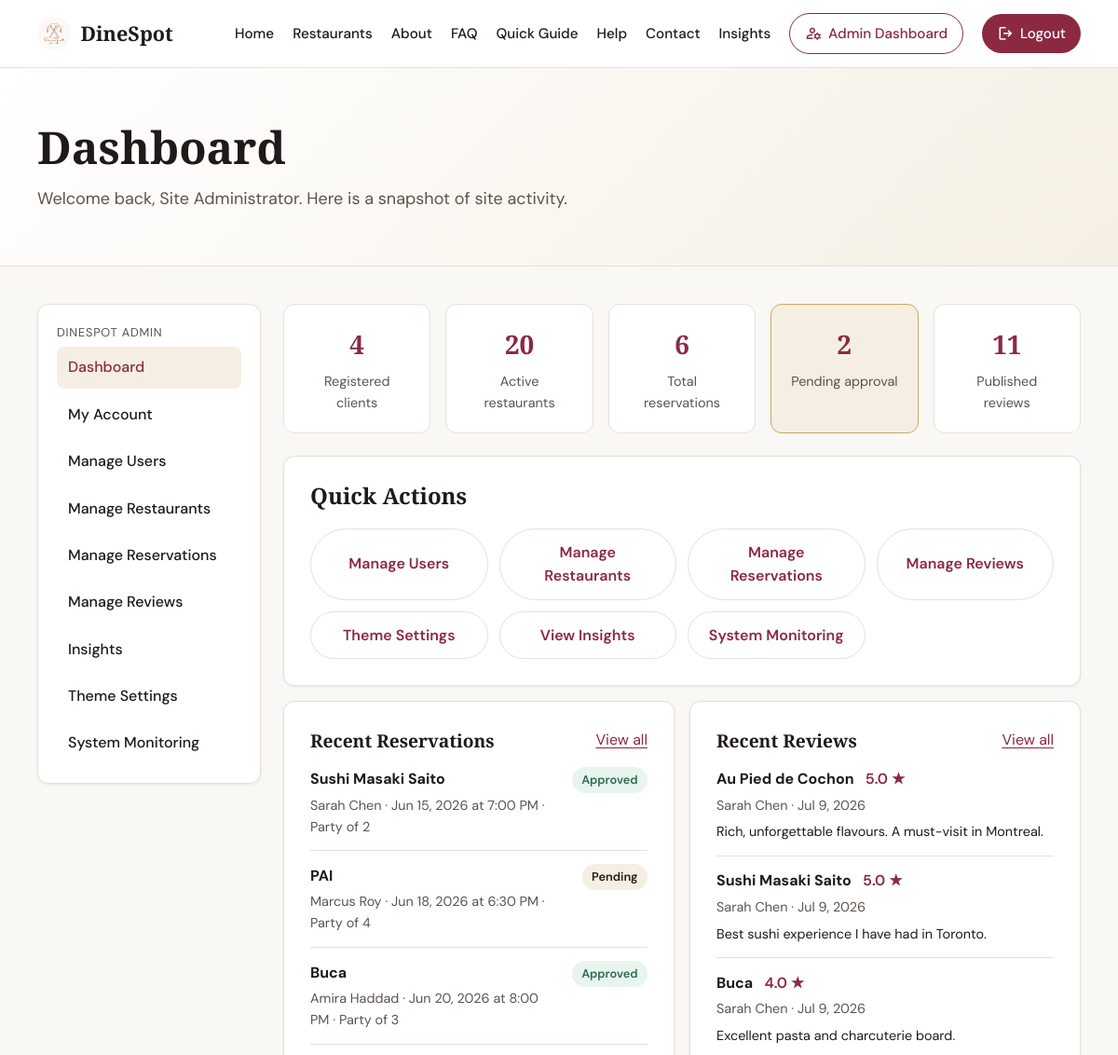
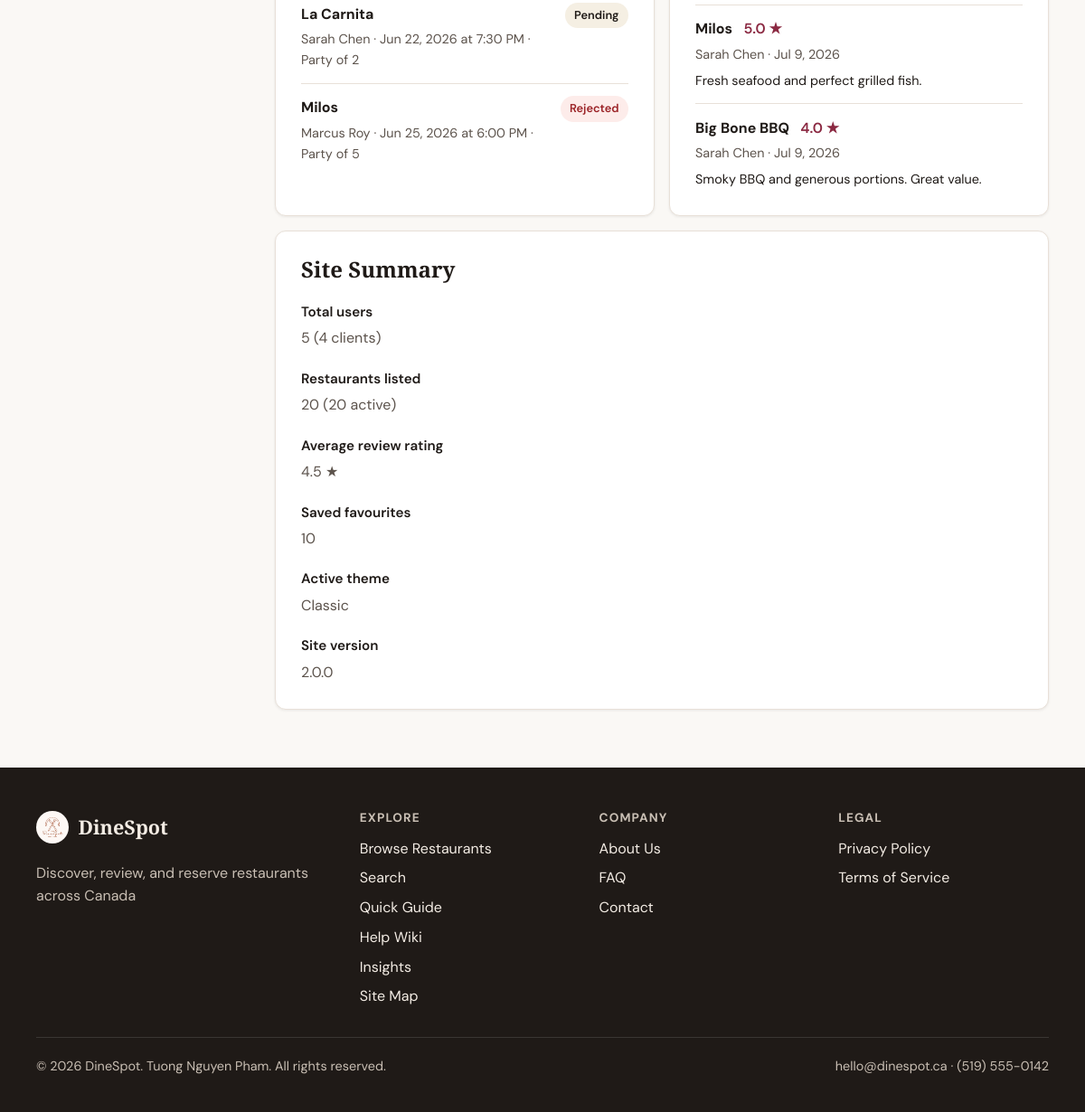
Page /admin/dashboard.php (signed in) on the committed database (2 pictures, top to bottom).
### tables this page shows
CREATE TABLE users (
    id INT AUTO_INCREMENT PRIMARY KEY,
    email VARCHAR(255) NOT NULL UNIQUE,
    password_hash VARCHAR(255) NOT NULL,
    full_name VARCHAR(120) NOT NULL,
    role ENUM('client', 'admin') NOT NULL DEFAULT 'client',
    status ENUM('active', 'suspended') NOT NULL DEFAULT 'active',
    phone VARCHAR(30) NULL,
    created_at TIMESTAMP NOT NULL DEFAULT CURRENT_TIMESTAMP
);

CREATE TABLE reservations (
    id INT AUTO_INCREMENT PRIMARY KEY,
    restaurant_id INT NOT NULL,
    user_id INT NOT NULL,
    reservation_date DATE NOT NULL,
    reservation_time TIME NOT NULL,
    party_size TINYINT NOT NULL,
    status ENUM('pending', 'approved', 'rejected', 'cancelled', 'completed') NOT NULL DEFAULT 'pending',
    notes TEXT NULL,
    created_at TIMESTAMP NOT NULL DEFAULT CURRENT_TIMESTAMP,
    CONSTRAINT fk_reservations_restaurant FOREIGN KEY (restaurant_id) REFERENCES restaurants(id) ON DELETE CASCADE,
    CONSTRAINT fk_reservations_user FOREIGN KEY (user_id) REFERENCES users(id) ON DELETE CASCADE,
    CONSTRAINT chk_reservations_party_size CHECK (party_size BETWEEN 1 AND 20),
    CONSTRAINT chk_reservations_status CHECK (status IN ('pending', 'approved', 'rejected', 'cancelled', 'completed'))
);

CREATE TABLE restaurants (
    id INT AUTO_INCREMENT PRIMARY KEY,
    name VARCHAR(150) NOT NULL,
    cuisine VARCHAR(80) NOT NULL,
    city VARCHAR(80) NOT NULL,
    province VARCHAR(10) NOT NULL,
    description TEXT NOT NULL,
    address VARCHAR(255) NULL,
    image_path VARCHAR(255) NULL,
    latitude DECIMAL(10, 7) NULL,
    longitude DECIMAL(10, 7) NULL,
    price_range TINYINT NOT NULL DEFAULT 2,
    is_active TINYINT(1) NOT NULL DEFAULT 1,
    image_credit VARCHAR(255) NULL,
    created_at TIMESTAMP NOT NULL DEFAULT CURRENT_TIMESTAMP,
    CONSTRAINT chk_restaurants_price_range CHECK (price_range BETWEEN 1 AND 4)
);

CREATE TABLE reviews (
    id INT AUTO_INCREMENT PRIMARY KEY,
    restaurant_id INT NOT NULL,
    user_id INT NOT NULL,
    rating TINYINT NOT NULL,
    comment TEXT NOT NULL,
    created_at TIMESTAMP NOT NULL DEFAULT CURRENT_TIMESTAMP,
    CONSTRAINT fk_reviews_restaurant FOREIGN KEY (restaurant_id) REFERENCES restaurants(id) ON DELETE CASCADE,
    CONSTRAINT fk_reviews_user FOREIGN KEY (user_id) REFERENCES users(id) ON DELETE CASCADE,
    CONSTRAINT chk_reviews_rating CHECK (rating BETWEEN 1 AND 5),
    CONSTRAINT uq_review_user_restaurant UNIQUE (restaurant_id, user_id)
);

CREATE TABLE site_settings (
    setting_key VARCHAR(80) PRIMARY KEY,
    setting_value TEXT NOT NULL
);

### admin/dashboard.php (the view, shortened to what the rows shown need)
<?php
$assetPrefix = '../';
require_once __DIR__ . '/../includes/functions.php';
require_once __DIR__ . '/../includes/auth.php';
require_once __DIR__ . '/../includes/db.php';
$user = logged_in_user();
$stats = [];
$recentReservations = [];
$recentReviews = [];
$dbError = null;
try {
    if (database_is_ready()) {
        $stats = get_admin_dashboard_stats();
        $recentReservations = get_recent_reservations_for_admin(5);
        $recentReviews = get_recent_reviews_for_admin(5);
    }
} catch (Throwable $e) {
    $dbError = 'Unable to load dashboard data. Please check your database connection.';
}
$activeTheme = theme_label(get_site_theme());
$siteVersion = get_site_setting('site_version', '1.0.0');
require_once __DIR__ . '/../includes/header.php';
?>
<section class="page-hero">
    <div class="container">
        <h1>Dashboard</h1>
        <p class="lead">
            Welcome back<?= $user ? ', ' . e($user['full_name']) : '' ?>. Here is a snapshot of site activity.
        </p>
    </div>
</section>
<section class="page-content">
    <div class="container client-layout">
        <div class="client-main">
            <?php if ($dbError): ?>
                <div class="alert alert-error" role="alert"><?= e($dbError) ?></div>
            <?php else: ?>
                <div class="admin-stats-row" aria-label="Site statistics">
                    <div class="stat-box">
                        <strong><?= (int) $stats['clients'] ?></strong>
                        <span class="admin-stat-label">Registered clients</span>
                    </div>
                    <div class="stat-box">
                        <strong><?= (int) $stats['active_restaurants'] ?></strong>
                        <span class="admin-stat-label">Active restaurants</span>
                    </div>
                    <div class="stat-box">
                        <strong><?= (int) $stats['reservations'] ?></strong>
                        <span class="admin-stat-label">Total reservations</span>
                    </div>
                    <div class="stat-box admin-stat-highlight">
                        <strong><?= (int) $stats['pending_reservations'] ?></strong>
                        <span class="admin-stat-label">Pending approval</span>
                    </div>
                    <div class="stat-box">
                        <strong><?= (int) $stats['reviews'] ?></strong>
                        <span class="admin-stat-label">Published reviews</span>
                    </div>
                </div>
                <div class="content-card">
                    <h2>Quick Actions</h2>
                    <div class="admin-quick-actions">
                        <a class="btn btn-secondary" href="<?= e(admin_path('users/list.php')) ?>">Manage Users</a>
                        <a class="btn btn-secondary" href="<?= e(admin_path('restaurants/list.php')) ?>">Manage Restaurants</a>
                        <a class="btn btn-secondary" href="<?= e(admin_path('reservations/list.php')) ?>">Manage Reservations</a>
                        <a class="btn btn-secondary" href="<?= e(admin_path('reviews/list.php')) ?>">Manage Reviews</a>
                        <a class="btn btn-secondary" href="<?= e(admin_path('theme/settings.php')) ?>">Theme Settings</a>
                        <a class="btn btn-secondary" href="<?= e($assetPrefix) ?>charts/index.php">View Insights</a>
                        <a class="btn btn-secondary" href="<?= e($assetPrefix) ?>monitor.php">System Monitoring</a>
                    </div>
                </div>
                <div class="admin-dashboard-grid">
                    <div class="content-card">
                        <div class="admin-panel-header">
                            <h2>Recent Reservations</h2>
                            <a href="<?= e(admin_path('reservations/list.php')) ?>">View all</a>
                        </div>
                        <?php if ($recentReservations === []): ?>
                            <p>No reservations yet.</p>
                        <?php else: ?>
                            <ul class="admin-activity-list">
                                <?php foreach ($recentReservations as $reservation): ?>
                                    <li>
                                        <div class="admin-activity-item">
                                            <div>
                                                <strong><?= e($reservation['restaurant_name']) ?></strong>
                                                <p>
                                                    <?= e($reservation['user_name']) ?>
                                                    &middot;
                                                    <?= e(date('M j, Y', strtotime($reservation['reservation_date']))) ?>
                                                    at <?= e(date('g:i A', strtotime($reservation['reservation_time']))) ?>
                                                    &middot;
                                                    Party of <?= (int) $reservation['party_size'] ?>
                                                </p>
                                            </div>
                                            <span class="status-badge status-<?= e($reservation['status']) ?>"><?= e(ucfirst($reservation['status'])) ?></span>
                                        </div>
                                    </li>
                                <?php endforeach; ?>
                            </ul>
                        <?php endif; ?>
                    </div>
                    <div class="content-card">
                        <div class="admin-panel-header">
                            <h2>Recent Reviews</h2>
                            <a href="<?= e(admin_path('reviews/list.php')) ?>">View all</a>
                        </div>
                        <?php if ($recentReviews === []): ?>
                            <p>No reviews yet.</p>
                        <?php else: ?>
                            <ul class="admin-activity-list">
                                <?php foreach ($recentReviews as $review): ?>
                                    <li>
                                        <div class="admin-activity-item admin-activity-item-review">
                                            <div>
                                                <strong><?= e($review['restaurant_name']) ?></strong>
                                                <span class="admin-review-rating"><?= e(format_rating((float) $review['rating'])) ?> ★</span>
                                                <p><?= e($review['user_name']) ?> &middot; <?= e(date('M j, Y', strtotime($review['created_at']))) ?></p>
                                                <p class="admin-review-comment"><?= e($review['comment']) ?></p>
                                            </div>
                                        </div>
                                    </li>
                                <?php endforeach; ?>
                            </ul>
                        <?php endif; ?>
                    </div>
                </div>
                <div class="content-card admin-site-summary">
                    <h2>Site Summary</h2>
                    <dl class="profile-details admin-summary-details">
                        <div class="profile-detail">
                            <dt>Total users</dt>
                            <dd><?= (int) $stats['users'] ?> (<?= (int) $stats['clients'] ?> clients)</dd>
                        </div>
                        <div class="profile-detail">
                            <dt>Restaurants listed</dt>
                            <dd><?= (int) $stats['restaurants'] ?> (<?= (int) $stats['active_restaurants'] ?> active)</dd>
                        </div>
                        <div class="profile-detail">
                            <dt>Average review rating</dt>
                            <dd><?= e(format_rating((float) $stats['avg_rating'])) ?> ★</dd>
                        </div>
                        <div class="profile-detail">
                            <dt>Saved favourites</dt>
                            <dd><?= (int) $stats['favourites'] ?></dd>
                        </div>
                        <div class="profile-detail">
                            <dt>Active theme</dt>
                            <dd><?= e($activeTheme) ?></dd>
                        </div>
                        <div class="profile-detail">
                            <dt>Site version</dt>
                            <dd><?= e($siteVersion) ?></dd>
                        </div>
                    </dl>
                </div>
            <?php endif; ?>
        </div>
    </div>
</section>
<?php require_once __DIR__ . '/../includes/footer.php'; ?>

### rows in the picture
users: full_name "Site Administrator"
reservations: restaurant.name "Sushi Masaki Saito", user.full_name "Sarah Chen", reservation_date "Jun 15, 2026", reservation_time "7:00 PM", party_size "2", status "Approved"
reservations: restaurant.name "PAI", user.full_name "Marcus Roy", reservation_date "Jun 18, 2026", reservation_time "6:30 PM", party_size "4", status "Pending"
reservations: restaurant.name "Buca", user.full_name "Amira Haddad", reservation_date "Jun 20, 2026", reservation_time "8:00 PM", party_size "3", status "Approved"
reservations: restaurant.name "La Carnita", user.full_name "Sarah Chen", reservation_date "Jun 22, 2026", reservation_time "7:30 PM", party_size "2", status "Pending"
reservations: restaurant.name "Milos", user.full_name "Marcus Roy", reservation_date "Jun 25, 2026", reservation_time "6:00 PM", party_size "5", status "Rejected"
reviews: restaurant.name "Au Pied de Cochon", rating "5.0", user.full_name "Sarah Chen", created_at "Jul 9, 2026", comment "Rich, unforgettable flavours. A must-visit in Montreal."
reviews: restaurant.name "Sushi Masaki Saito", rating "5.0", user.full_name "Sarah Chen", created_at "Jul 9, 2026", comment "Best sushi experience I have had in Toronto."
reviews: restaurant.name "Buca", rating "4.0", user.full_name "Sarah Chen", created_at "Jul 9, 2026", comment "Excellent pasta and charcuterie board."
reviews: restaurant.name "Milos", rating "5.0", user.full_name "Sarah Chen", created_at "Jul 9, 2026", comment "Fresh seafood and perfect grilled fish."
reviews: restaurant.name "Big Bone BBQ", rating "4.0", user.full_name "Sarah Chen", created_at "Jul 9, 2026", comment "Smoky BBQ and generous portions. Great value."
site_settings: setting_value "Classic"

### other values in the picture
SITE_NAME "DineSpot"
$item['label'] "Dashboard"
$item['label'] "My Account"
$item['label'] "Manage Users"
$item['label'] "Manage Restaurants"
$item['label'] "Manage Reservations"
$item['label'] "Manage Reviews"
$item['label'] "Insights"
$item['label'] "Theme Settings"
$item['label'] "System Monitoring"
$stats['clients'] "4"
$stats['active_restaurants'] "20"
$stats['reservations'] "6"
$stats['pending_reservations'] "2"
$stats['reviews'] "11"
